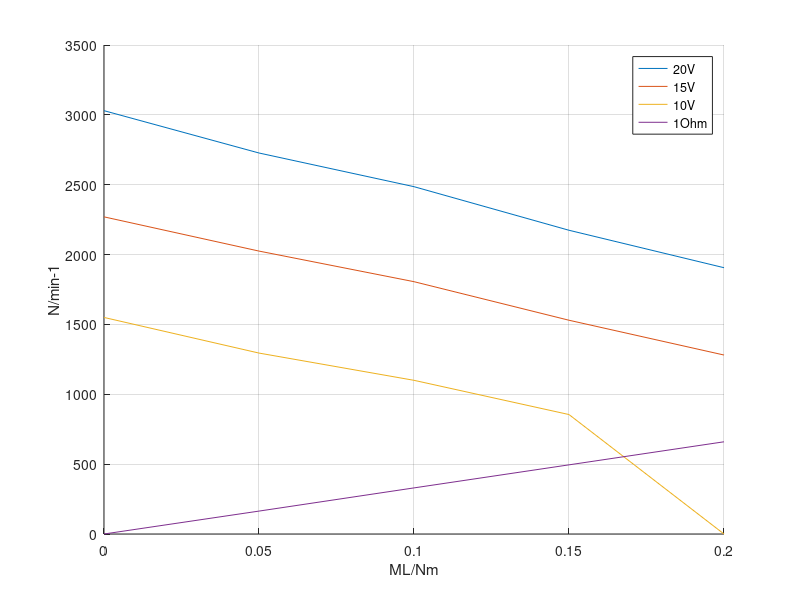

MATLAB code for this plot: (Note: this script raises an error after producing the figure.)
hold off;
ml  = [0:0.05:0.2];
v20 = [3030 2727 2486 2174 1906];
v15 = [2270 2025 1806 1530 1281];
v10 = [1550 1295 1100 855 0];
ohm1= [0 164 330 495 660];

hold on;
plot(ml, v20)
plot(ml, v15)
plot(ml, v10)
plot(ml, ohm1)
xlabel('ML/Nm')
xticks([0:0.05:0.2])
ylabel('N/min-1')

legend('20V', '15V', '10V', '1Ohm')


grid('on')

matlab2tikz
